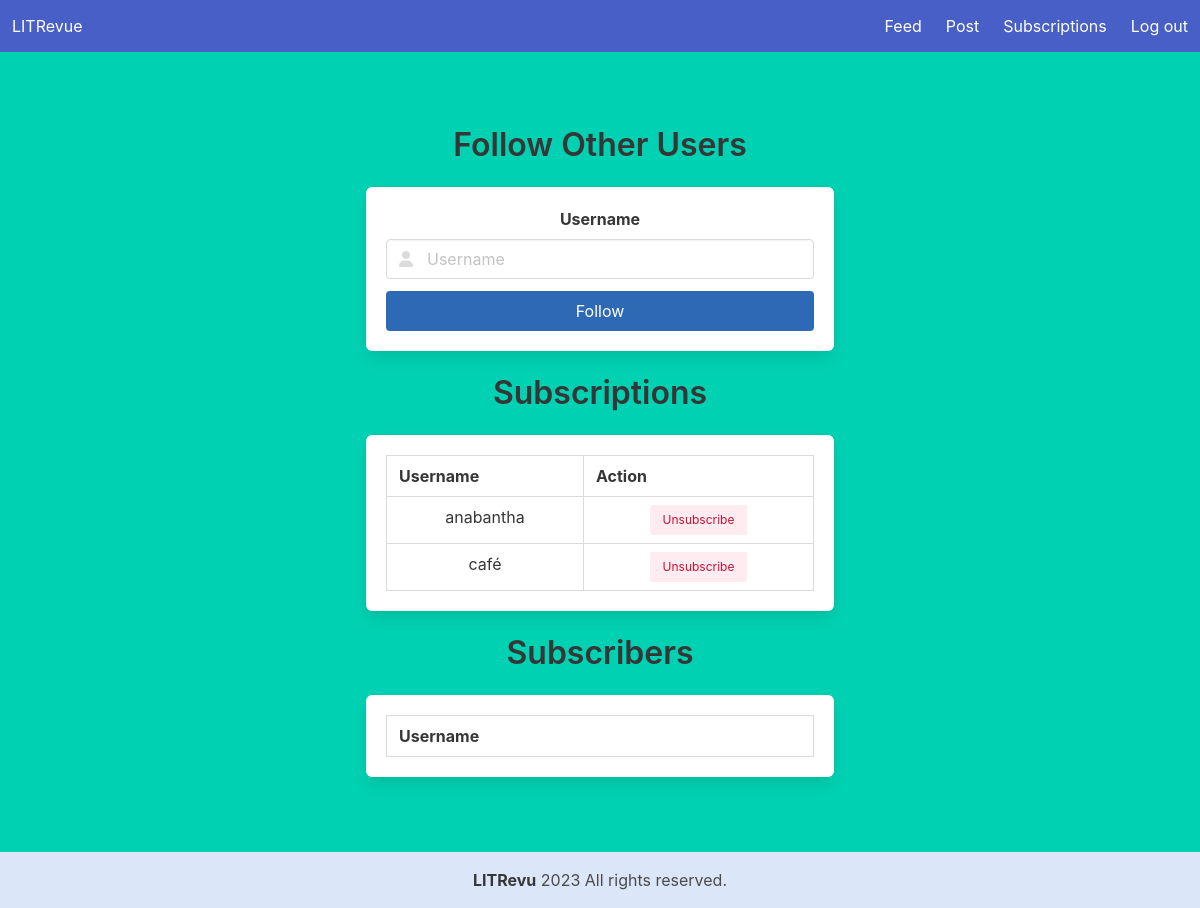
Screenshot of /abonnements/ (signed in) with the database file from the repository.
### users/models.py (models this page shows, shortened)
class UserFollows(models.Model):
    user: CustomUser = models.ForeignKey(settings.AUTH_USER_MODEL,
                                         on_delete=models.CASCADE,
                                         related_name='following')
    followed_user: CustomUser = models.ForeignKey(settings.AUTH_USER_MODEL,
                                                  on_delete=models.CASCADE,
                                                  related_name='followed_by')
    class Meta:
        unique_together = ('user', 'followed_user')

class CustomUser(AbstractUser):
    objects = UserManager()

### users/views.py (the view)
# urls.py: path('abonnements/', FollowedUsersView.as_view(), name='abonnements'),
class FollowedUsersView(LoginRequiredMixin, View):
    def get(self, request, *args, **kwargs):
        followed_users = UserFollows.objects.filter(user=request.user)
        return render(request,
                      'users/followed_users.html',
                      {'followed_users': followed_users})

### users/templates/users/followed_users.html (shortened to what this page needs)
{% extends 'feed/base.html' %}
{% block content %}
<section class="hero is-fullheight is-primary">
    <div class="hero-body">
        <div class="container has-text-centered">
            <div class="columns is-centered">
                <div class="column is-half">
                    <h1 class="title has-text-grey-darker">Follow Other Users</h1>
                    <div class="box">
                        <form method="post" action="{% url 'follow-user' %}">
                            <div class="field">
                                <label class="label" for="username_to_follow">Username</label>
                                <div class="control has-icons-left">
                                    <input id="username_to_follow" class="input" type="text" placeholder="Username" name="username_to_follow" required>
                                    <span class="icon is-small is-left">
                                    </span>
                                </div>
                            </div>
                            <div class="field">
                                <div class="control">
                                    <button type="submit" class="button is-info is-fullwidth">Follow</button>
                                </div>
                            </div>
                        </form>
                    </div>
                    <h2 class="title has-text-grey-darker">Subscriptions</h2>
                    <div class="box">
                        <table class="table is-fullwidth is-bordered">
                            <thead>
                                <tr>
                                    <th>Username</th>
                                    <th>Action</th>
                                </tr>
                            </thead>
                            <tbody>
                                {% for follow in followed_users %}
                                <tr>
                                    <td>{{ follow.followed_user.username }}</td>
                                    <td>
                                        <form method="post" action="{% url 'unfollow-user' follow.followed_user.id %}">
                                            <button type="submit" class="button is-danger is-light is-small">
                                                Unsubscribe
                                            </button>
                                        </form>
                                    </td>
                                </tr>
                                {% endfor %}
                            </tbody>
                        </table>
                    </div>
                    <h2 class="title has-text-grey-darker">Subscribers</h2>
                    <div class="box">
                        <table class="table is-fullwidth is-bordered">
                            <thead>
                                <tr>
                                    <th>Username</th>
                                </tr>
                            </thead>
                        </table>
                    </div>
                </div>
            </div>
        </div>
    </div>
</section>
{% endblock %}

### users/static/users/styles.css (style rules this page uses)
body, html { height: 100%; margin: 0; }
.button.is-info { background-color: rgb(45, 105, 180); }
.button.is-danger { background-color: #c00; color: #fff; }

### rows the page displays
UserFollows: followed_user.username "anabantha"
UserFollows: followed_user.username "café"
